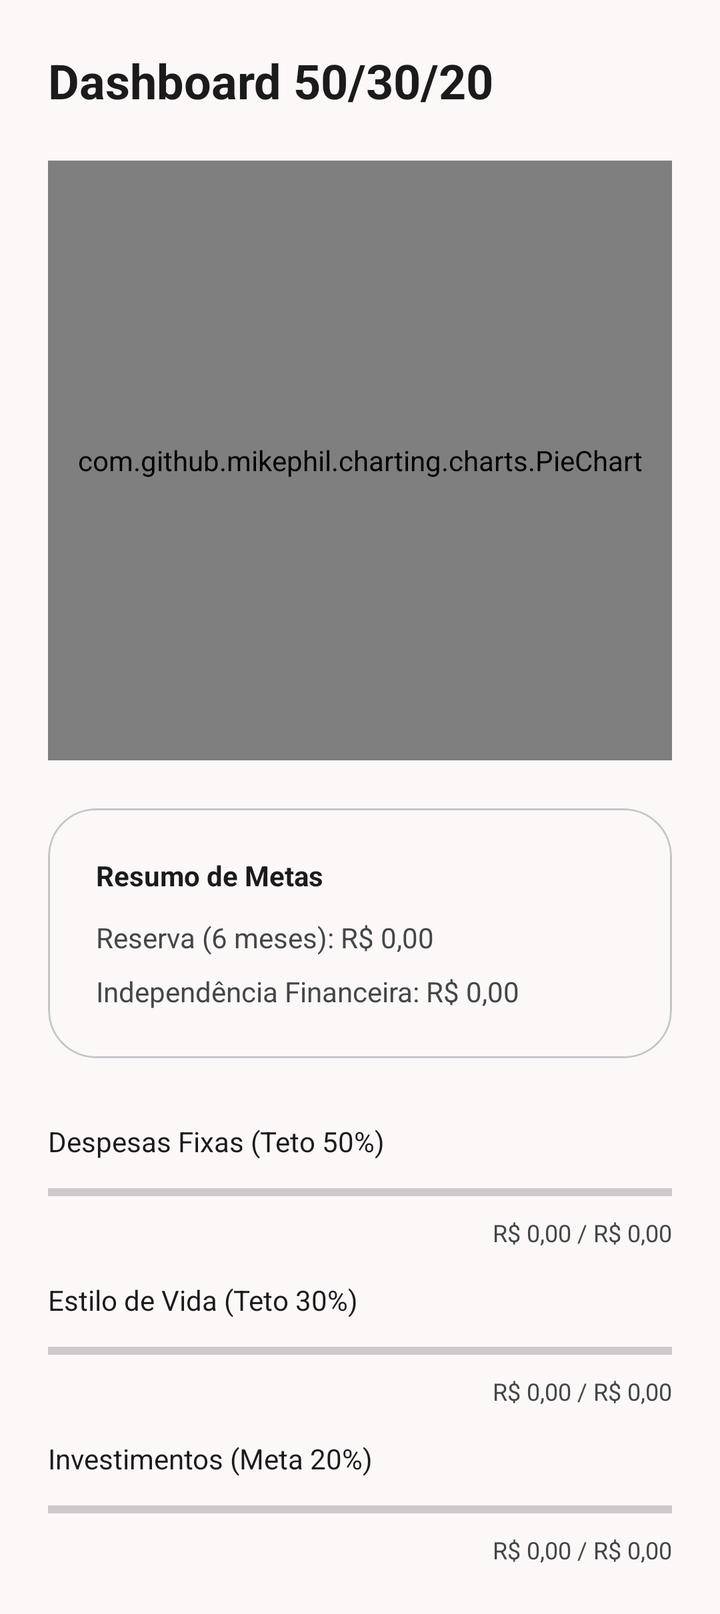
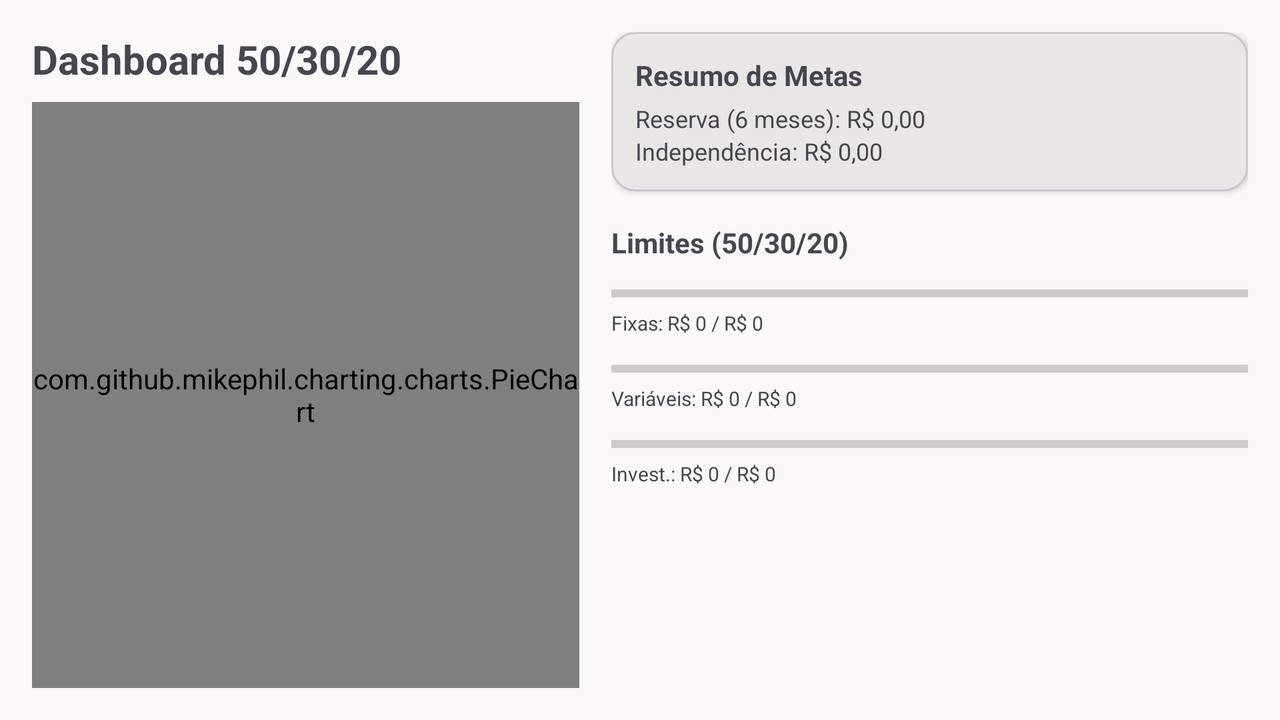

The same Android screen from two of the app's own layout files: first res/layout/ as a phone draws it, then the repository's variant for another configuration, drawn on a device whose configuration selects that folder. Both files follow.
<!-- AndroidManifest.xml: application theme Theme.Financeflow -->
<!-- res/layout/activity_dashboard.xml -->
<?xml version="1.0" encoding="utf-8"?>
<androidx.core.widget.NestedScrollView xmlns:android="http://schemas.android.com/apk/res/android"
    xmlns:app="http://schemas.android.com/apk/res-auto"
    xmlns:tools="http://schemas.android.com/tools"
    android:layout_width="match_parent"
    android:layout_height="match_parent"
    android:background="@color/background"
    android:fillViewport="true">

    <androidx.constraintlayout.widget.ConstraintLayout
        android:layout_width="match_parent"
        android:layout_height="wrap_content"
        android:padding="24dp">

        <TextView
            android:id="@+id/tvTituloDashboard"
            android:layout_width="wrap_content"
            android:layout_height="wrap_content"
            android:text="@string/title_dashboard_layout"
            android:textColor="@color/on_surface"
            android:textSize="24sp"
            android:textStyle="bold"
            app:layout_constraintStart_toStartOf="parent"
            app:layout_constraintTop_toTopOf="parent" />

        <com.github.mikephil.charting.charts.PieChart
            android:id="@+id/pieChart"
            android:layout_width="match_parent"
            android:layout_height="300dp"
            android:layout_marginTop="24dp"
            app:layout_constraintTop_toBottomOf="@id/tvTituloDashboard" />

        <com.google.android.material.card.MaterialCardView
            android:id="@+id/cardMetas"
            android:layout_width="match_parent"
            android:layout_height="wrap_content"
            android:layout_marginTop="24dp"
            app:cardBackgroundColor="@color/surface"
            app:cardCornerRadius="24dp"
            app:cardElevation="0dp"
            app:strokeColor="@color/outline_variant"
            app:strokeWidth="1dp"
            app:layout_constraintTop_toBottomOf="@id/pieChart">

            <LinearLayout
                android:layout_width="match_parent"
                android:layout_height="wrap_content"
                android:orientation="vertical"
                android:padding="24dp">

                <TextView
                    android:layout_width="wrap_content"
                    android:layout_height="wrap_content"
                    android:text="@string/label_summary_goals"
                    android:textColor="@color/on_surface"
                    android:textStyle="bold" />

                <TextView
                    android:id="@+id/tvMetaReserva"
                    android:layout_width="match_parent"
                    android:layout_height="wrap_content"
                    android:layout_marginTop="12dp"
                    android:textColor="@color/on_surface_variant"
                    tools:text="Reserva (6 meses): R$ 0,00" />

                <TextView
                    android:id="@+id/tvMetaIndependencia"
                    android:layout_width="match_parent"
                    android:layout_height="wrap_content"
                    android:layout_marginTop="8dp"
                    android:textColor="@color/on_surface_variant"
                    tools:text="Independência Financeira: R$ 0,00" />
            </LinearLayout>
        </com.google.android.material.card.MaterialCardView>

        <TextView
            android:id="@+id/labelFixas"
            android:layout_width="wrap_content"
            android:layout_height="wrap_content"
            android:layout_marginTop="32dp"
            android:text="@string/label_fixed_limit"
            android:textColor="@color/on_surface"
            app:layout_constraintStart_toStartOf="parent"
            app:layout_constraintTop_toBottomOf="@id/cardMetas" />

        <ProgressBar
            android:id="@+id/pbFixas"
            style="@style/Widget.AppCompat.ProgressBar.Horizontal"
            android:layout_width="0dp"
            android:layout_height="wrap_content"
            android:layout_marginTop="8dp"
            android:progressTint="@color/secondary"
            app:layout_constraintEnd_toEndOf="parent"
            app:layout_constraintStart_toStartOf="parent"
            app:layout_constraintTop_toBottomOf="@id/labelFixas" />

        <TextView
            android:id="@+id/tvValorFixas"
            android:layout_width="wrap_content"
            android:layout_height="wrap_content"
            android:layout_marginTop="4dp"
            android:textColor="@color/on_surface_variant"
            android:textSize="12sp"
            app:layout_constraintEnd_toEndOf="parent"
            app:layout_constraintTop_toBottomOf="@id/pbFixas"
            tools:text="R$ 0,00 / R$ 0,00" />

        <TextView
            android:id="@+id/labelVariaveis"
            android:layout_width="wrap_content"
            android:layout_height="wrap_content"
            android:layout_marginTop="16dp"
            android:text="@string/label_lifestyle_limit"
            android:textColor="@color/on_surface"
            app:layout_constraintStart_toStartOf="parent"
            app:layout_constraintTop_toBottomOf="@id/tvValorFixas" />

        <ProgressBar
            android:id="@+id/pbVariaveis"
            style="@style/Widget.AppCompat.ProgressBar.Horizontal"
            android:layout_width="0dp"
            android:layout_height="wrap_content"
            android:layout_marginTop="8dp"
            android:progressTint="@color/secondary"
            app:layout_constraintEnd_toEndOf="parent"
            app:layout_constraintStart_toStartOf="parent"
            app:layout_constraintTop_toBottomOf="@id/labelVariaveis" />

        <TextView
            android:id="@+id/tvValorVariaveis"
            android:layout_width="wrap_content"
            android:layout_height="wrap_content"
            android:layout_marginTop="4dp"
            android:textColor="@color/on_surface_variant"
            android:textSize="12sp"
            app:layout_constraintEnd_toEndOf="parent"
            app:layout_constraintTop_toBottomOf="@id/pbVariaveis"
            tools:text="R$ 0,00 / R$ 0,00" />

        <TextView
            android:id="@+id/labelInvestimentos"
            android:layout_width="wrap_content"
            android:layout_height="wrap_content"
            android:layout_marginTop="16dp"
            android:text="@string/label_investments_goal"
            android:textColor="@color/on_surface"
            app:layout_constraintStart_toStartOf="parent"
            app:layout_constraintTop_toBottomOf="@id/tvValorVariaveis" />

        <ProgressBar
            android:id="@+id/pbInvestimentos"
            style="@style/Widget.AppCompat.ProgressBar.Horizontal"
            android:layout_width="0dp"
            android:layout_height="wrap_content"
            android:layout_marginTop="8dp"
            android:progressTint="@color/secondary"
            app:layout_constraintEnd_toEndOf="parent"
            app:layout_constraintStart_toStartOf="parent"
            app:layout_constraintTop_toBottomOf="@id/labelInvestimentos" />

        <TextView
            android:id="@+id/tvValorInvestimentos"
            android:layout_width="wrap_content"
            android:layout_height="wrap_content"
            android:layout_marginTop="4dp"
            android:textColor="@color/on_surface_variant"
            android:textSize="12sp"
            app:layout_constraintEnd_toEndOf="parent"
            app:layout_constraintTop_toBottomOf="@id/pbInvestimentos"
            tools:text="R$ 0,00 / R$ 0,00" />

    </androidx.constraintlayout.widget.ConstraintLayout>
</androidx.core.widget.NestedScrollView>
<!-- resources referenced by this layout -->
<resources>
  <color name="background">#FCF8F8</color>
  <color name="on_surface">#1C1B1B</color>
  <color name="on_surface_variant">#444747</color>
  <color name="outline_variant">#C4C7C7</color>
  <color name="secondary">#0050D7</color>
  <color name="surface">#FCF8F8</color>
  <string name="label_fixed_limit">Despesas Fixas (Teto 50%)</string>
  <string name="label_investments_goal">Investimentos (Meta 20%)</string>
  <string name="label_lifestyle_limit">Estilo de Vida (Teto 30%)</string>
  <string name="label_summary_goals">Resumo de Metas</string>
  <string name="title_dashboard_layout">Dashboard 50/30/20</string>
  <style name="Theme.Financeflow" parent="Base.Theme.Financeflow" />
  <style name="Base.Theme.Financeflow" parent="Theme.Material3.DayNight.NoActionBar">
          
          <item name="colorPrimary">@color/primary</item>
          <item name="colorOnPrimary">@color/on_primary</item>
          <item name="colorSecondary">@color/secondary</item>
          <item name="colorOnSecondary">@color/on_secondary</item>
  
          
          <item name="android:colorBackground">@color/background</item>
          <item name="colorOnBackground">@color/on_background</item>
          <item name="colorSurface">@color/surface</item>
          <item name="colorOnSurface">@color/on_surface</item>
          <item name="colorSurfaceVariant">@color/surface_variant</item>
          <item name="colorOnSurfaceVariant">@color/on_surface_variant</item>
  
          
          <item name="colorOutline">@color/outline</item>
          <item name="colorError">@color/error</item>
          <item name="colorOnError">@color/on_error</item>
  
          
          <item name="android:statusBarColor">@color/surface</item>
          <item name="android:windowLightStatusBar">true</item>
      </style>
  <color name="primary">#000000</color>
  <color name="on_primary">#FFFFFF</color>
  <color name="on_secondary">#FFFFFF</color>
  <color name="on_background">#1C1B1B</color>
  <color name="surface_variant">#E5E2E1</color>
  <color name="outline">#747878</color>
  <color name="error">#BA1A1A</color>
  <color name="on_error">#FFFFFF</color>
</resources>
<!-- res/layout-land/activity_dashboard.xml (the repository's variant of the layout above) -->
<!-- drawn on the phone turned sideways -->
<?xml version="1.0" encoding="utf-8"?>
<androidx.constraintlayout.widget.ConstraintLayout xmlns:android="http://schemas.android.com/apk/res/android"
    xmlns:app="http://schemas.android.com/apk/res-auto"
    xmlns:tools="http://schemas.android.com/tools"
    android:layout_width="match_parent"
    android:layout_height="match_parent"
    android:padding="16dp">

    <TextView
        android:id="@+id/tvTituloDashboard"
        android:layout_width="wrap_content"
        android:layout_height="wrap_content"
        android:text="Dashboard 50/30/20"
        android:textSize="20sp"
        android:textStyle="bold"
        app:layout_constraintStart_toStartOf="parent"
        app:layout_constraintTop_toTopOf="parent" />

    <com.github.mikephil.charting.charts.PieChart
        android:id="@+id/pieChart"
        android:layout_width="0dp"
        android:layout_height="0dp"
        android:layout_marginTop="8dp"
        app:layout_constraintBottom_toBottomOf="parent"
        app:layout_constraintEnd_toStartOf="@+id/guidelineDashboard"
        app:layout_constraintStart_toStartOf="parent"
        app:layout_constraintTop_toBottomOf="@id/tvTituloDashboard" />

    <androidx.constraintlayout.widget.Guideline
        android:id="@+id/guidelineDashboard"
        android:layout_width="wrap_content"
        android:layout_height="wrap_content"
        android:orientation="vertical"
        app:layout_constraintGuide_percent="0.45" />

    <androidx.core.widget.NestedScrollView
        android:layout_width="0dp"
        android:layout_height="0dp"
        android:layout_marginStart="16dp"
        app:layout_constraintBottom_toBottomOf="parent"
        app:layout_constraintEnd_toEndOf="parent"
        app:layout_constraintStart_toEndOf="@id/guidelineDashboard"
        app:layout_constraintTop_toTopOf="parent">

        <LinearLayout
            android:layout_width="match_parent"
            android:layout_height="wrap_content"
            android:orientation="vertical">

            <com.google.android.material.card.MaterialCardView
                android:id="@+id/cardMetas"
                android:layout_width="match_parent"
                android:layout_height="wrap_content"
                app:cardElevation="2dp">

                <LinearLayout
                    android:layout_width="match_parent"
                    android:layout_height="wrap_content"
                    android:orientation="vertical"
                    android:padding="12dp">

                    <TextView
                        android:layout_width="wrap_content"
                        android:layout_height="wrap_content"
                        android:text="Resumo de Metas"
                        android:textStyle="bold"
                        android:textSize="14sp"/>

                    <TextView
                        android:id="@+id/tvMetaReserva"
                        android:layout_width="match_parent"
                        android:layout_height="wrap_content"
                        android:layout_marginTop="4dp"
                        android:textSize="12sp"
                        android:text="Reserva (6 meses): R$ 0,00" />

                    <TextView
                        android:id="@+id/tvMetaIndependencia"
                        android:layout_width="match_parent"
                        android:layout_height="wrap_content"
                        android:textSize="12sp"
                        android:text="Independência: R$ 0,00" />
                </LinearLayout>
            </com.google.android.material.card.MaterialCardView>

            <TextView
                android:layout_width="wrap_content"
                android:layout_height="wrap_content"
                android:layout_marginTop="16dp"
                android:text="Limites (50/30/20)"
                android:textStyle="bold" />

            <ProgressBar
                android:id="@+id/pbFixas"
                style="@style/Widget.AppCompat.ProgressBar.Horizontal"
                android:layout_width="match_parent"
                android:layout_height="wrap_content"
                android:layout_marginTop="8dp" />
            <TextView
                android:id="@+id/tvValorFixas"
                android:layout_width="wrap_content"
                android:layout_height="wrap_content"
                android:textSize="10sp"
                tools:text="Fixas: R$ 0 / R$ 0" />

            <ProgressBar
                android:id="@+id/pbVariaveis"
                style="@style/Widget.AppCompat.ProgressBar.Horizontal"
                android:layout_width="match_parent"
                android:layout_height="wrap_content"
                android:layout_marginTop="8dp" />
            <TextView
                android:id="@+id/tvValorVariaveis"
                android:layout_width="wrap_content"
                android:layout_height="wrap_content"
                android:textSize="10sp"
                tools:text="Variáveis: R$ 0 / R$ 0" />

            <ProgressBar
                android:id="@+id/pbInvestimentos"
                style="@style/Widget.AppCompat.ProgressBar.Horizontal"
                android:layout_width="match_parent"
                android:layout_height="wrap_content"
                android:layout_marginTop="8dp" />
            <TextView
                android:id="@+id/tvValorInvestimentos"
                android:layout_width="wrap_content"
                android:layout_height="wrap_content"
                android:textSize="10sp"
                tools:text="Invest.: R$ 0 / R$ 0" />

        </LinearLayout>
    </androidx.core.widget.NestedScrollView>

</androidx.constraintlayout.widget.ConstraintLayout>
<!-- resources referenced by the variant -->
<!-- as the phone turned sideways resolves them -->
<resources>
  <style name="Theme.Financeflow" parent="Base.Theme.Financeflow" />
  <style name="Base.Theme.Financeflow" parent="Theme.Material3.DayNight.NoActionBar">
          
          <item name="colorPrimary">@color/primary</item>
          <item name="colorOnPrimary">@color/on_primary</item>
          <item name="colorSecondary">@color/secondary</item>
          <item name="colorOnSecondary">@color/on_secondary</item>
  
          
          <item name="android:colorBackground">@color/background</item>
          <item name="colorOnBackground">@color/on_background</item>
          <item name="colorSurface">@color/surface</item>
          <item name="colorOnSurface">@color/on_surface</item>
          <item name="colorSurfaceVariant">@color/surface_variant</item>
          <item name="colorOnSurfaceVariant">@color/on_surface_variant</item>
  
          
          <item name="colorOutline">@color/outline</item>
          <item name="colorError">@color/error</item>
          <item name="colorOnError">@color/on_error</item>
  
          
          <item name="android:statusBarColor">@color/surface</item>
          <item name="android:windowLightStatusBar">true</item>
      </style>
  <color name="primary">#000000</color>
  <color name="on_primary">#FFFFFF</color>
  <color name="secondary">#0050D7</color>
  <color name="on_secondary">#FFFFFF</color>
  <color name="background">#FCF8F8</color>
  <color name="on_background">#1C1B1B</color>
  <color name="surface">#FCF8F8</color>
  <color name="on_surface">#1C1B1B</color>
  <color name="surface_variant">#E5E2E1</color>
  <color name="on_surface_variant">#444747</color>
  <color name="outline">#747878</color>
  <color name="error">#BA1A1A</color>
  <color name="on_error">#FFFFFF</color>
</resources>
